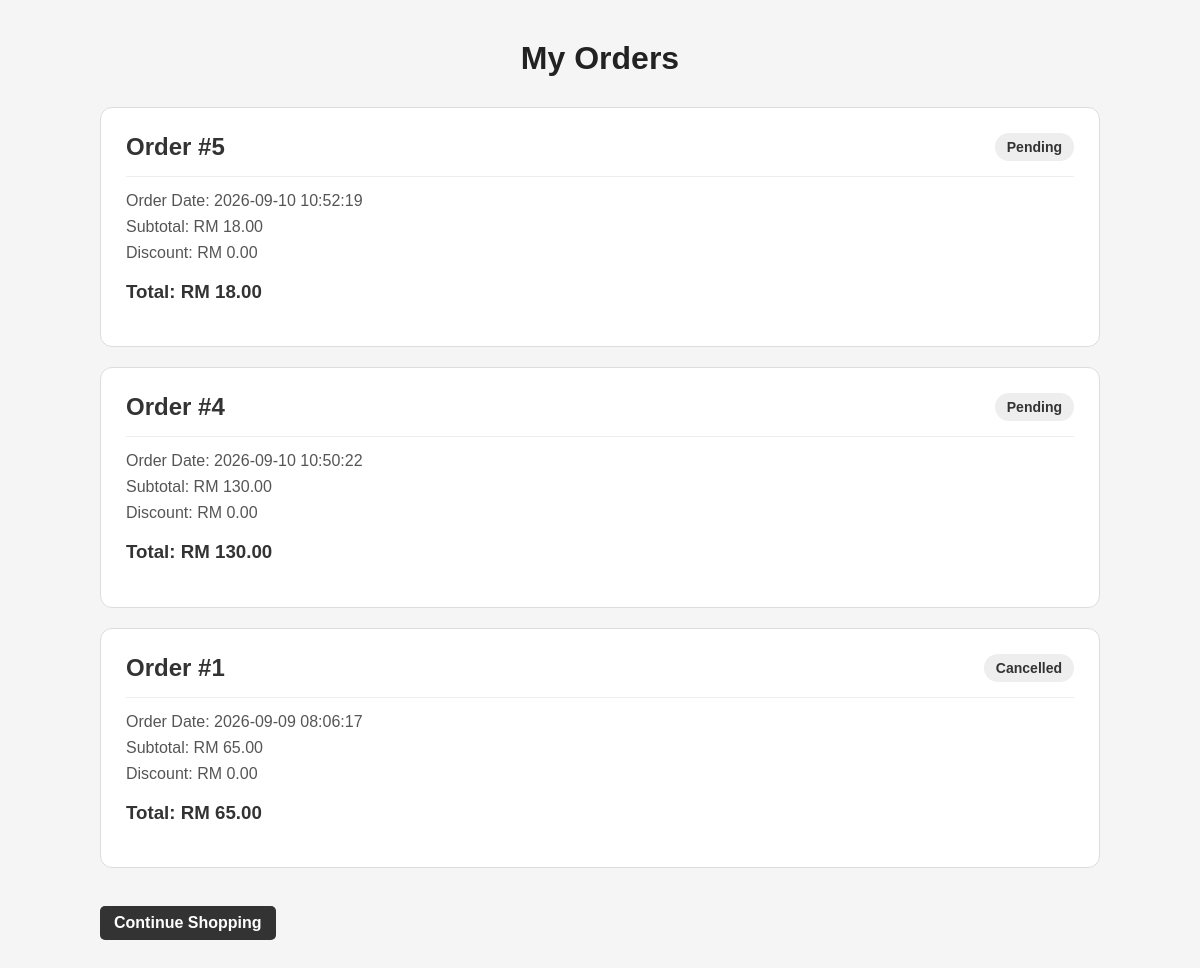
The page /orders on the database its author committed.
### tables this page shows
CREATE TABLE orders (
        id INTEGER PRIMARY KEY AUTOINCREMENT,
        user_id INTEGER NOT NULL,
        subtotal REAL NOT NULL,
        discount REAL NOT NULL DEFAULT 0,
        total REAL NOT NULL,
        status TEXT NOT NULL DEFAULT 'Pending',
        order_date TIMESTAMP DEFAULT CURRENT_TIMESTAMP
    );

### app.py (the view)
@app.route("/orders")
def view_orders():
    user_id = 1
    import sqlite3
    connection = sqlite3.connect("database.db")
    connection.row_factory = sqlite3.Row
    cursor = connection.cursor()
    cursor.execute("""
        SELECT *
        FROM orders
        WHERE user_id = ?
        ORDER BY order_date DESC
    """, (user_id,))
    orders = cursor.fetchall()
    connection.close()
    return render_template(
        "orders.html",
        orders=orders
    )

### templates/orders.html (shortened to what this page needs)
<!DOCTYPE html>
<html lang="en">
<head>
    <link rel="stylesheet"
          href="{{ url_for('static', filename='shopping.css') }}">
</head>
<body>
<div class="container">
    <h1>My Orders</h1>
    {% if orders %}
        {% for order in orders %}
            <div class="order-card">
                <div class="order-header">
                    <h2>
                        Order #{{ order["id"] }}
                    </h2>
                    <span class="order-status">
                        {{ order["status"] }}
                    </span>
                </div>
                <p>
                    Order Date:
                    {{ order["order_date"] }}
                </p>
                <p>
                    Subtotal:
                    RM {{ "%.2f"|format(order["subtotal"]) }}
                </p>
                <p>
                    Discount:
                    RM {{ "%.2f"|format(order["discount"]) }}
                </p>
                <h3>
                    Total:
                    RM {{ "%.2f"|format(order["total"]) }}
                </h3>
            </div>
        {% endfor %}
    {% endif %}
    <br>
    <a href="/" class="button">
        Continue Shopping
    </a>
</div>
</body>
</html>

### static/shopping.css (style rules this page uses)
body { margin: 0; padding: 0; font-family: Arial, sans-serif; background-color: #f5f5f5; color: #333; }
.container { width: 90%; max-width: 1000px; margin: 40px auto; }
.container h1 { text-align: center; margin-bottom: 30px; color: #222; }
.button { display: inline-block; padding: 8px 14px; background-color: #333; color: white; text-decoration: none; border-radius: 5px; font-weight: bold; }
.order-card { background-color: white; margin-bottom: 20px; padding: 25px; border-radius: 12px; border: 1px solid #ddd; }
.order-header { display: flex; justify-content: space-between; align-items: center; border-bottom: 1px solid #eee; padding-bottom: 15px; margin-bottom: 15px; }
.order-header h2 { margin: 0; color: #333; }
.order-status { padding: 6px 12px; background-color: #eee; border-radius: 20px; font-size: 14px; font-weight: bold; }
.order-card p { color: #555; margin: 8px 0; }

### rows shown on the page
orders: id "5", status "Pending", order_date "2026-09-10 10:52:19", subtotal "18.00", discount "0.00", total "18.00"
orders: id "4", status "Pending", order_date "2026-09-10 10:50:22", subtotal "130.00", discount "0.00", total "130.00"
orders: id "1", status "Cancelled", order_date "2026-09-09 08:06:17", subtotal "65.00", discount "0.00", total "65.00"
